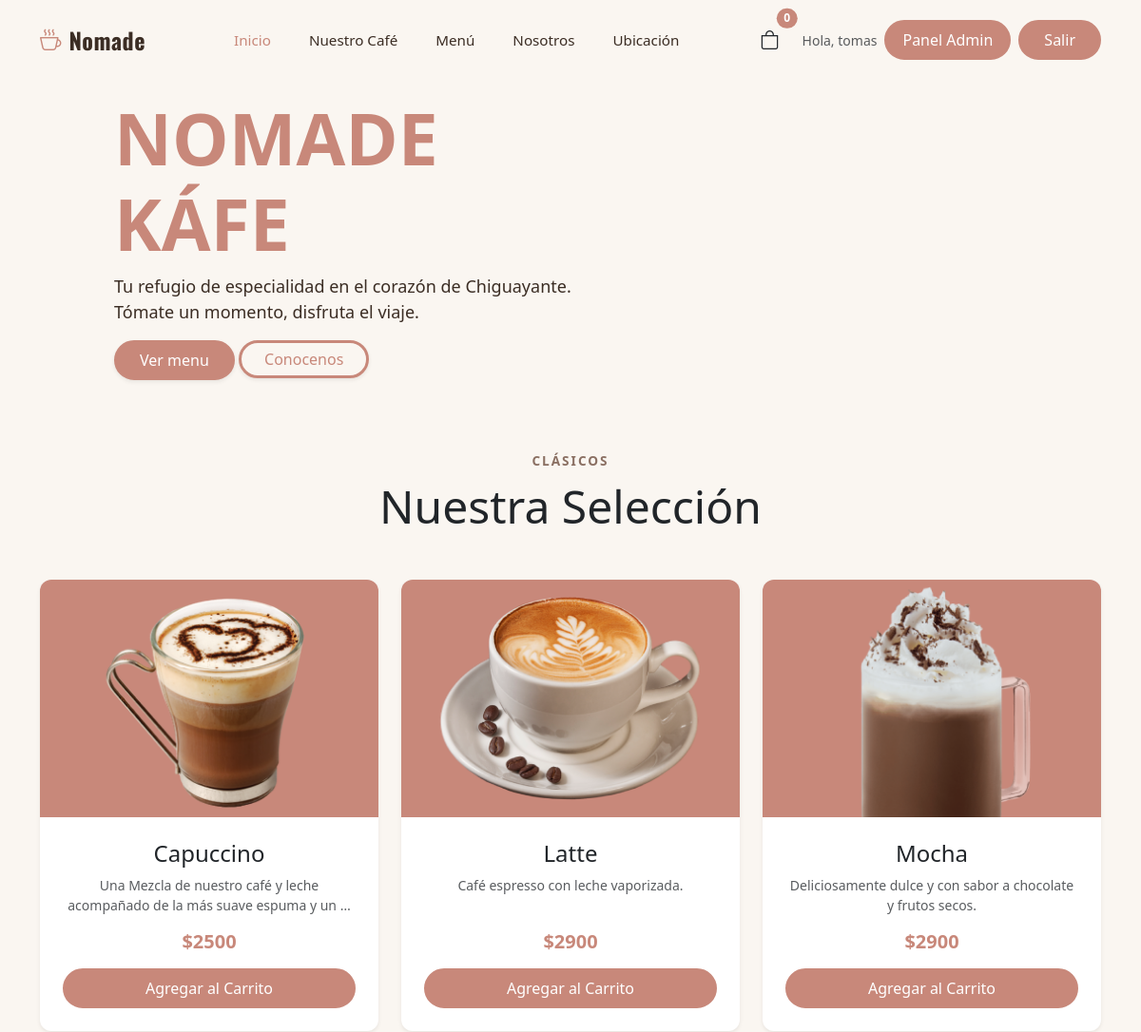
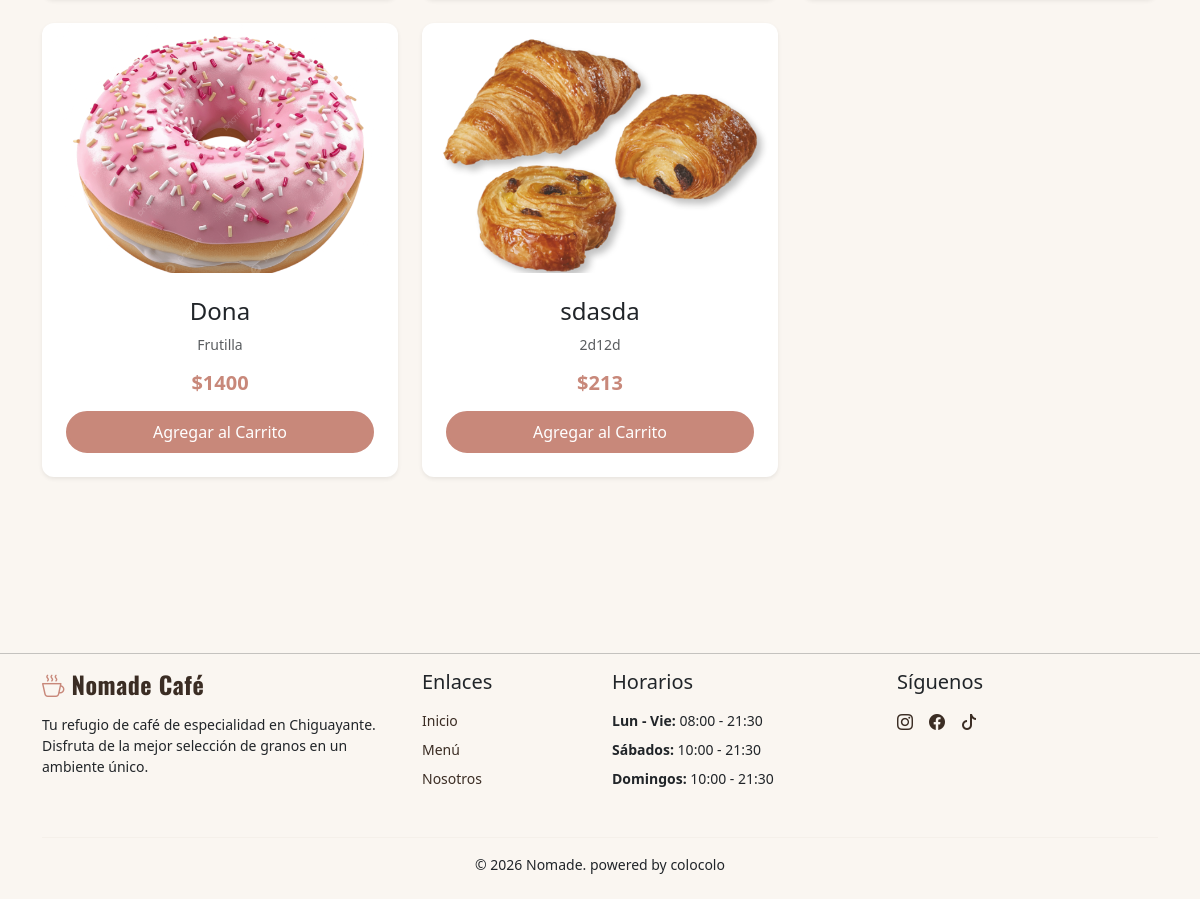
The app's page / (signed in) with its own data (2 pictures, top to bottom).
### catalogo/models.py (models this page shows, shortened)
class Producto(models.Model):
    nombre = models.CharField(max_length=200)
    descripcion = models.TextField()
    precio = models.IntegerField()
    stock = models.IntegerField()
    image = models.ImageField(upload_to='productos/', null=True, blank=True)
    categoria = models.ForeignKey(Categoria, on_delete=models.CASCADE, related_name='productos')

### catalogo/views.py (the view)
# urls.py: path('', views.catalogo_view, name='inicio'),
def catalogo_view(request):
    productos = Producto.objects.all()# se traen todos los productos de la bd.
    contexto = {
        'productos': productos # se prepara el diccionario para mandarlo al html.
    }
    return render(request, 'catalogo/inicio.html', contexto) # se muestra la pagina de inicio.

### catalogo/context_processors.py (called while the page is built)
def cantidad_carrito(request):
    total = 0
    if 'carrito' in request.session: # si ya hay un carrito
        for key, value in request.session['carrito'].items():
            total += value['cantidad'] # suma la cantidad de cada prod guardado
    return {'cantidad_carrito' : total} #envia la cantidad al html

### catalogo/templates/catalogo/inicio.html (shortened to what this page needs)
{% extends 'catalogo/base.html' %}
{%load static%}
{% block content %}
<section class="hero-section">
    <div class="section-content">
        <div class="hero-d">
            <h2 class="titulo ">NOMADE KÁFE</h2>
            <p class="desc ">Tu refugio de especialidad en el corazón de Chiguayante. <br> Tómate un momento, disfruta
                el viaje.</p>
            <a class="btn rounded-pill px-4 shadow-sm" href="{% url 'menu' %}">Ver menu</a>
            <a class="btn-conocenos rounded-pill px-4 shadow-sm" href="{% url 'nosotros' %}">Conocenos</a>
        </div>
        <div class="hero-imagen">
            <img src="{% static 'img/cafe2.png'%}" alt="" class="hero-img">
        </div>
    </div>
</section>
<section id="menu" class="py-5">
    <div class="container py-4">
        <div class="text-center mb-5">
            <span class="text-uppercase fw-bold letter-spacing-1"
                style="color: var(--muted-foreground); letter-spacing: 2px; font-size: 0.85rem;">Clásicos</span>
            <h2 class="display-5 mt-2 font-playfair">Nuestra Selección</h2>
        </div>
        <div class="row g-4">
            {% for producto in productos %}
            <div class="col-md-4">
                <div class="card product-card h-100 d-flex flex-column shadow-sm">
                {% if producto.image %}
                <img src="{{ producto.image.url }}" class="card-img-top" alt="{{ producto.nombre }}">
                {% else %}
                <img src="https://placehold.co/400x300?text=Sin+imagen" class="card-img-top" alt="{{ producto.nombre }}">
                {% endif %}
                    <div class="card-body p-4 text-center d-flex flex-column flex-grow-1">
                        <h4 class="card-title font-playfair mb-2">{{ producto.nombre }}</h4>
                        <p class="card-text text-muted small mb-3">{{ producto.descripcion|truncatewords:15 }}</p>
                        <div class="mt-auto">
                            <h5 class="fw-bold mb-3" style="color: var(--primary);">${{ producto.precio }}</h5>
                            <button class="btn btn-outline-dark rounded-pill w-100" type="button"
                                data-bs-toggle="offcanvas" data-bs-target="#offcanvasProducto{{producto.id}}"
                                aria-controls="offcanvasProducto{{producto.id}}">
                                Agregar al Carrito
                            </button>
                        </div>
                    </div>
                </div>
            </div>
            {% empty %}
            <div class="col-12 text-center">
                <p>No hay productos en el catálogo por ahora.</p>
            </div>
            {% endfor %}
        </div>
    </div>
</section>
{% endblock content %}

### catalogo/templates/catalogo/base.html (shortened to what this page needs)
{% load static %}
<!DOCTYPE html>
<html>
    <head>
        <link href="https://cdn.jsdelivr.net/npm/bootstrap@5.3.0/dist/css/bootstrap.min.css" rel="stylesheet">
        <link rel="stylesheet" href="https://cdn.jsdelivr.net/npm/bootstrap-icons@1.11.1/font/bootstrap-icons.css">
        <link rel="stylesheet" href="{% static 'catalogo/css/style.css' %}?v=2">
    </head>
    <body>
        <nav class="navbar navbar-expand-lg custom-navbar">
            <div class="container">
                <a class="navbar-brand d-flex align-items-center" href="{% url 'inicio' %}">
                    <i class="bi bi-cup-hot brand-icon"></i>
                    <span class="brand-text ms-2">Nomade</span>
                </a>
                <div class="collapse navbar-collapse" id="navbarNomade">
                    <ul class="navbar-nav mx-auto mb-2 mb-lg-0">
                        <li class="nav-item">
                            <a class="nav-link active" href="{% url 'inicio' %}">Inicio</a>
                        </li>
                        <li class="nav-item"><a class="nav-link" href="{% url 'nuestro_cafe' %}">Nuestro Café</a></li>
                        <li class="nav-item"><a class="nav-link" href="{% url 'menu' %}">Menú</a></li>
                        <li class="nav-item"><a class="nav-link" href="{% url 'nosotros' %}">Nosotros</a></li>
                        <li class="nav-item"><a class="nav-link" href="{% url 'ubicacion' %}">Ubicación</a></li>
                    </ul>
                    <div class="d-flex align-items-center gap-3">
                        <a href="{% url 'ver_carrito' %}" class="position-relative text-dark text-decoration-none p-2">
                            <i class="bi bi-bag fs-5"></i>
                            <span class="position-absolute top-0 start-100 translate-middle badge rounded-pill" style="background-color: var(--primary); font-size: 0.75rem;">
                                {{cantidad_carrito | default:"0"}}
                            </span>
                        </a>
                        {% if user.is_authenticated %}
                            <div class="d-flex align-items-center gap-2">
                                <span class="text-muted small d-none d-md-block">Hola, {{ user.username }}</span>
                                {% if user.is_staff or user.is_superuser %}
                                <a href="{% url 'admin_panel:dashboard' %}" class="btn btn-dark rounded-pill px-3">
                                    Panel Admin
                                </a>
                                {% endif %}
                                <form method="post" action="{% url 'logout' %}" style="margin: 0;">
                                    <button type="submit" class="btn btn-outline-dark rounded-pill px-4">Salir</button>
                                </form>
                            </div>
                        {% else %}
                            <a href="{% url 'login' %}" class="btn btn-primary-custom rounded-pill px-4 shadow-sm">Iniciar Sesión</a>
                        {% endif %}
                    </div>
                </div>
            </div>
        </nav>
        {% block content %}
        {% endblock content %}
        <footer class="pt-5 pb-4 mt-5">
            <hr class="mt-2 mb-3" style="border-color: solid var(--border);">
            <div class="container">
                <div class="row">
                    <div class="col-lg-4 col-md-6 mb-4">
                        <h5 class="brand-text mb-3">
                            <i class="bi bi-cup-hot brand-icon"></i> Nomade Café
                        </h5>
                        <p class="small">
                            Tu refugio de café de especialidad en Chiguayante. Disfruta de la mejor selección de granos en un ambiente único.
                        </p>
                    </div>
                    <div class="col-lg-2 col-md-6 mb-4">
                        <h5 class="mb-3">Enlaces</h5>
                        <ul class="list-unstyled small">
                            <li class="mb-2"><a href="{% url 'inicio' %}" class="text-decoration-none" style="color: var(--foreground);">Inicio</a></li>
                            <li class="mb-2"><a href="{% url 'menu' %}" class="text-decoration-none" style="color: var(--foreground);">Menú</a></li>
                            <li class="mb-2"><a href="{% url 'nosotros' %}" class="text-decoration-none" style="color: var(--foreground);">Nosotros</a></li>
                        </ul>
                    </div>
                    <div class="col-lg-3 col-md-6 mb-4">
                        <h5 class="mb-3">Horarios</h5>
                        <ul class="list-unstyled small">
                            <li class="mb-2"><strong>Lun - Vie:</strong> 08:00 - 21:30</li>
                            <li class="mb-2"><strong>Sábados:</strong> 10:00 - 21:30</li>
                            <li class="mb-2"><strong>Domingos:</strong> 10:00 - 21:30</li>
                        </ul>
                    </div>
                    <div class="col-lg-3 col-md-6 mb-4">
                        <h5 class="mb-3">Síguenos</h5>
                        <div class="d-flex gap-3">
                            <a href="#" style="color: var(--foreground);"><i class="bi bi-instagram"></i></a>
                            <a href="#" style="color: var(--foreground);"><i class="bi bi-facebook"></i></a>
                            <a href="#" style="color: var(--foreground);"><i class="bi bi-tiktok"></i></a>
                        </div>
                    </div>
                </div>
                <hr class="mt-2 mb-3" style="border-color: var(--border);">
                <div class="row align-items-center">
                    <div class="col-12 text-center">
                        <p class="small mb-0">
                            © 2026 Nomade. powered by colocolo
                        </p>
                    </div>
                </div>
            </div>
        </footer>
    </body>
</html>

### catalogo/static/catalogo/css/style.css (style rules this page uses)
:root { --background: #FAF6F1 ; --foreground: #3B2D24; --card: #FFF9F5; --primary: #C8887A; --primary-foreground: #FFF9F5; --secondary: #EAD8CB; --secondary-foreground: #3B2D24; --muted: #F2E8DE; --muted-foreground: #8A6F62; --accent: #A8C3A4; --accent-foreground: #2B3D28; --border: rgba(160,120,96,0.2); }
body { background-color: var(--background); }
.custom-navbar { background-color: var(--background); padding: 1.2rem 0; }
.brand-text { font-family: 'Oswald'; font-weight: bold; font-size: 1.5rem; color: var(--foreground); letter-spacing: 0.5px; }
.brand-icon { font-size: 1.4rem; color: var(--primary); }
.custom-navbar .navbar-nav .nav-link { color: var(--foreground); margin: 0 12px; font-size: 0.95rem; font-weight: 500; transition: color 0.3s ease; }
.custom-navbar .navbar-nav .nav-link.active, .custom-navbar .navbar-nav .nav-link:hover { color: var(--primary); }
.hero-section { background-color: var(--background); }
.hero-section .section-content { display: flex; align-items: center; color: var(--primary); justify-content: space-between; max-width: 1300px; margin: auto; padding-left: 10%; padding-right: 5%; }
.hero-d { flex: 1; }
.titulo { font-weight: bold; font-size: 75px; }
.desc { font-size: 18px; color: var(--foreground); }
.hero-imagen { flex: 1; display: flex; justify-content: center; transform: rotate(-10deg); }
.hero-img { width: 100%; animation: flotar 4s ease-in-out infinite; }
.hero-section .btn-conocenos { padding: 6px; text-decoration: none; color: var(--primary); border: solid var(--primary); }
.btn { color: #fff; background-color: var(--primary); border: solid var(--primary); transition: transform 0.3s ease, box-shadow 0.3s ease; }
.product-card { background-color: #FFFFFF; border: none; border-radius: 12px; overflow: hidden; transition: transform 0.3s ease, box-shadow 0.3s ease; }
.product-card img { height: 250px; width: 100%; object-fit: cover; }

### records on screen
Producto: image (picture), nombre "Capuccino", descripcion "Una Mezcla de nuestro café y leche acompañado de la más suave espuma y un …", precio "2500"
Producto: image (picture), nombre "Latte", descripcion "Café espresso con leche vaporizada.", precio "2900"
Producto: image (picture), nombre "Mocha", descripcion "Deliciosamente dulce y con sabor a chocolate y frutos secos.", precio "2900"
Producto: image (picture), nombre "Dona", descripcion "Frutilla", precio "1400"
Producto: image (picture), nombre "sdasda", descripcion "2d12d", precio "213"

### other values on screen
{{ cantidad_carrito | default:"0" }} "0"
{{ user.username }} "tomas"
